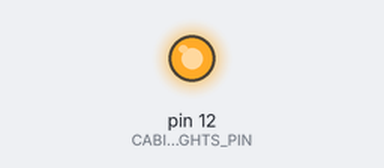
Simulated run of this sketch. Board: Arduino Uno, built with avr-gcc and run on an emulated ATmega328P. On the bench: output pins drawn as LEDs (lit = HIGH).

Above: at 0.05 s.
At 5.1 s:
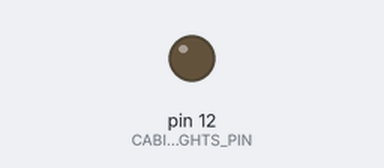
Timing chart, 0 to 13.1 s (numbered marks = the images above):
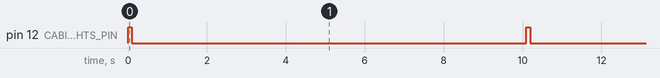

The sketch:

lesson2_lights.ino
```cpp
/* <-- Hi there! The lines of text inside these symbols are just notes for us humans to read.
 * They help us understand what the code is doing. The Arduino doesn't read these notes at all.
 *
 * Our project: "30 Days - Lost in Space"
 * Today's mission: "Day 2 - It's Really Dark in Here"
 *
 * Learn more at: https://learn.inventr.io/adventure
 *
 * Today, we're going to learn about LEDs (Light Emitting Diodes). These are tiny lights
 * that can glow when we pass electricity through them. They are very small but very strong
 * and can last a long time. You can find them in different colors and sizes.
 *
 * Teachers: Alex Eschenauer & David Schmidt
 */

/*
 * Here, we'll list a few important ideas and parts that we'll learn about today:
 * - A Circuit: It's like a circle that electricity travels around. It needs to be closed, with no breaks.
 * - Current: It's the flow of electricity.
 * - Voltage: It's the force pushing the electricity.
 * - Resistance: It's something that slows down the electricity.
 *
 * And here are some things we'll use with our Arduino HERO:
 * - Breadboard: A tool that helps us build our circuit without any soldering.
 * - 5V pins: These are the pins on our HERO that give 5 volts of power.
 * - GND pins: These pins are connected to the ground, they complete our circuit.
 *
 * We'll also learn about these programming ideas:
 * - Arduino language: A special programming language that helps us talk to our HERO.
 * - Comments: Notes in the code, like this one, that help us understand what is going on.
 * - Variables and Constants: These are places where we can store information.
 * - Functions: These are chunks of code that perform a specific task.
 */

// We start by including this line of code, which helps our HERO work properly with the Arduino program.
#include "Arduino.h"

/*
 * Today we are going to make a big light turn on to light up our lander! We'll use an LED for now to
 * test our setup. We will use a digital pin on our HERO to control our lander's light.
 *
 * In our code, we often use constants. These are like nicknames that we give to specific values. This
 * makes our code easier to read and change later if needed. For example, instead of remembering a pin
 * number, we can just give it a nickname like CABIN_LIGHTS_PIN.
 *
 * One way to define constants is by using a command called #define.  Using this we can give a name
 * (or nickname) to the value that follows the name. You'll notice that the nickname is in capital letters,
 * which is a way to remind us that it's a constant and can't change.
 *
 * In this #define we give the name "CABIN_LIGHTS_PIN" the value of "12".  Whenever you see
 * in this sketch it will have the value of "12".
 */
#define CABIN_LIGHTS_PIN 12   // This is the nickname for the pin connected to our LED.

/*
 * The setup function is where we prepare everything before we start. We only run this function once each
 * time we turn on our HERO or reset it. Here, we are setting up our CABIN_LIGHTS_PIN as an output pin, so
 * we can control our light with it.
 */
void setup() {
  pinMode(CABIN_LIGHTS_PIN, OUTPUT);    // We will control our lander's lights as an OUTPUT.
}

/*
 * After the setup function, the loop function starts. This function keeps repeating over and over, like
 * a circle. Here, we are making our light turn on and off in a repeating pattern.
 */
void loop() {
  digitalWrite(CABIN_LIGHTS_PIN, HIGH);  // This line turns the lander's light ON.
  delay(100);                           // Wait for one second (1000 milliseconds) with the light ON.
  digitalWrite(CABIN_LIGHTS_PIN, LOW);   // This line turns the lander's light OFF.
  delay(10000);                            // Wait for a tenth of a second (100 milliseconds) with the light OFF.
}
```

Measured:
- by itself, pin 12 (CABIN_LIGHTS_PIN): alternates HIGH for 0.10 s and LOW for 10.0 s
